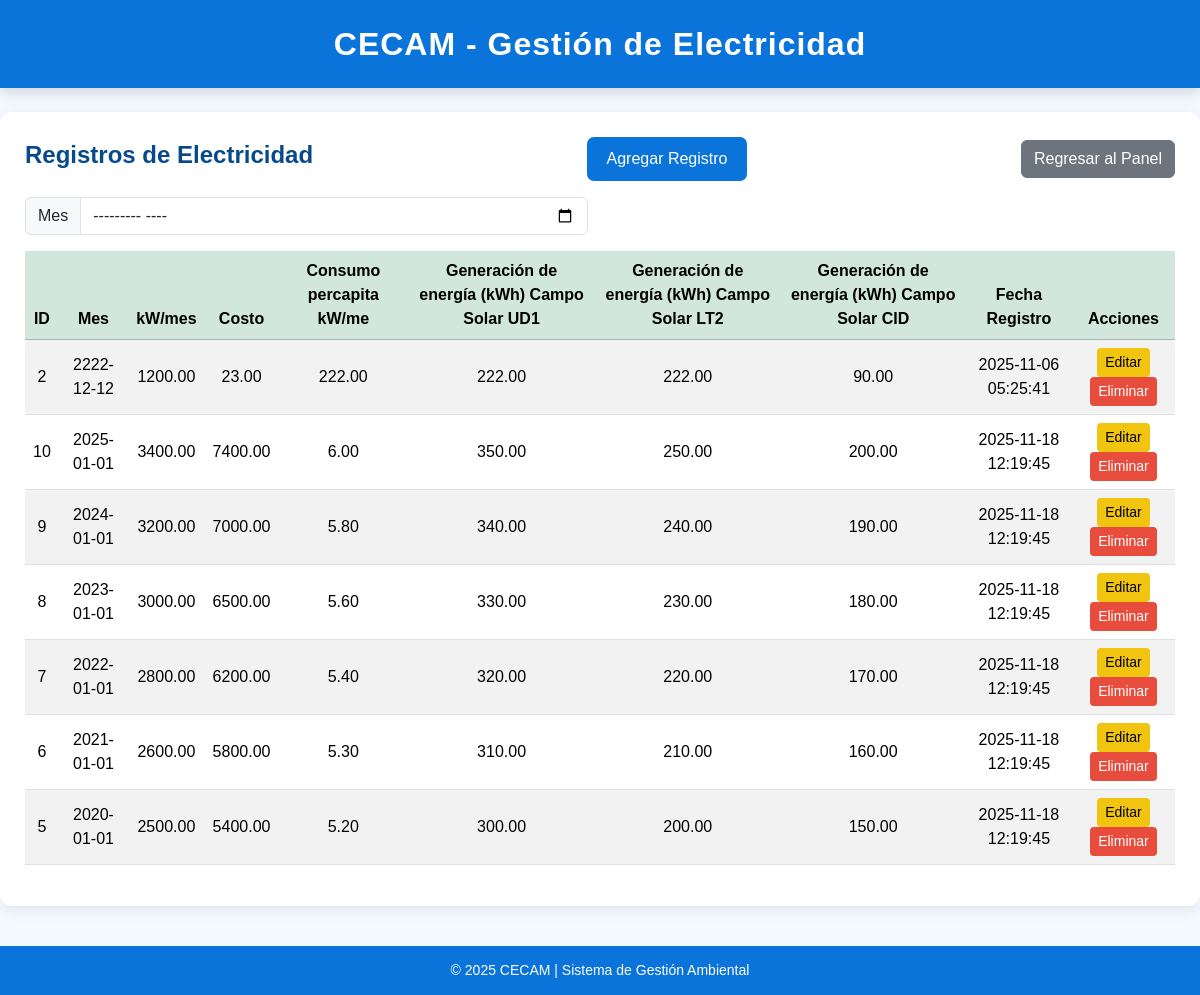
/index.php?view=electricidad (signed in), run on an earlier commit of the app's database.
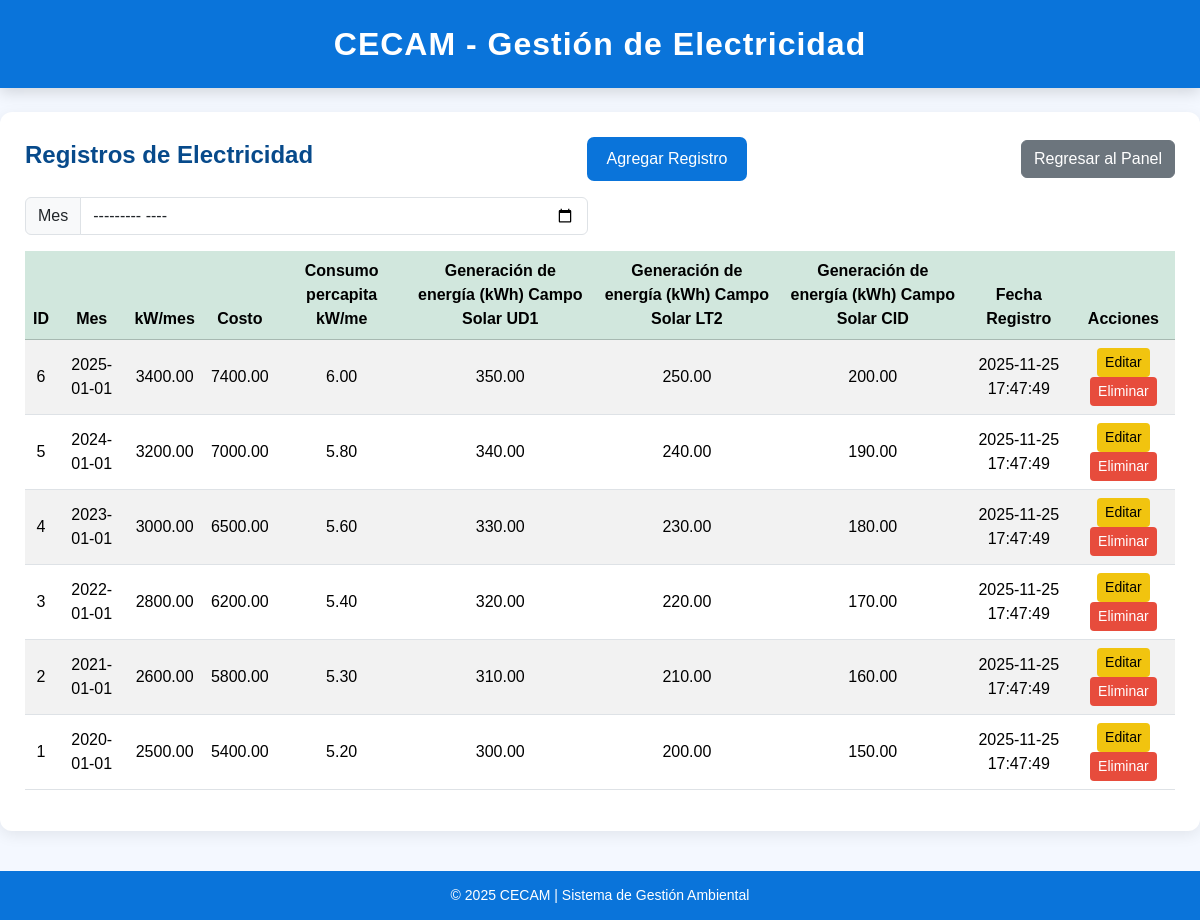
And on a later commit of the database.
### tables this page shows
CREATE TABLE `electricidad` (
  `id_elec` int(11) NOT NULL AUTO_INCREMENT,
  `mes_elec` date DEFAULT NULL,
  `cons_kw_mes_elec` decimal(10,2) DEFAULT NULL,
  `costo_elec` decimal(10,2) DEFAULT NULL,
  `cons_percap_elec` decimal(10,2) DEFAULT NULL,
  `ener_sud1_elec` decimal(10,2) DEFAULT NULL,
  `ener_sl172_elec` decimal(10,2) DEFAULT NULL,
  `ener_scid_elec` decimal(10,2) DEFAULT NULL,
  `created_elec` timestamp NOT NULL DEFAULT current_timestamp(),
  PRIMARY KEY (`id_elec`)
);

### app/controllers/ElectricidadController.php (called while the page is built, shortened)
<?php
require_once __DIR__ . '/../models/ElectricidadModel.php';
class ElectricidadController {
    private $model;
    public function __construct($connection) {
        $this->connection = $connection;
        $this->model = new ElectricidadModel($this->connection);
    }
    public function index() {
        $registros = $this->model->obtenerRegistros();
        include __DIR__ . '/../views/electricidad.php';
    }
}
?>

### app/models/ElectricidadModel.php (called while the page is built, shortened)
<?php
class ElectricidadModel
{
    private $conn;
    public function __construct($connection)
    {
        $this->conn = $connection;
    }
    public function obtenerRegistros()
    {
        $sql = "SELECT * FROM electricidad ORDER BY mes_elec DESC";
        $result = $this->conn->query($sql);
        return $result->fetch_all(MYSQLI_ASSOC);
    }
}

### app/views/electricidad.php (the view, shortened to what this page needs)
<?php
$registros = $registros ?? [];
?>
<!DOCTYPE html>
<html lang="es">
<head>
  <link href="https://cdn.jsdelivr.net/npm/bootstrap@5.3.2/dist/css/bootstrap.min.css"
        rel="stylesheet">
  <link rel="stylesheet" href="public/css/ele.css">
</head>
<body>
<header>
  <h3> CECAM - Gestión de Electricidad</h3>
</header>
<div class="container mt-4">
  <div class="d-flex justify-content-between align-items-center mb-3">
    <h4>Registros de Electricidad</h4>
    <button class="btn btn-add" data-bs-toggle="modal" data-bs-target="#modalAgregar">
      Agregar Registro
    </button>
     <a href="index.php?view=dashboard_admin" class="btn btn-secondary">
        Regresar al Panel
      </a>
  </div>
  <div class="row mb-3">
    <div class="col-md-6">
      <div class="input-group">
        <span class="input-group-text">Mes</span>
        <input type="month" id="searchInput" class="form-control"
               placeholder="Buscar por mes...">
      </div>
    </div>
  </div>
  <table class="table table-striped text-center align-middle" id="tablaElectricidad">
    <thead class="table-success">
      <tr>
        <th>ID</th>
        <th>Mes</th>
        <th> kW/mes</th>
        <th>Costo</th>
        <th>Consumo percapita kW/me</th>
        <th>Generación de energía (kWh) Campo Solar UD1</th>
        <th>Generación de energía (kWh) Campo Solar LT2</th>
        <th>Generación de energía (kWh) Campo Solar CID</th>
        <th>Fecha Registro</th>
        <th>Acciones</th>
      </tr>
    </thead>
    <tbody>
      <?php if (!empty($registros)): ?>
        <?php foreach ($registros as $r): ?>
          <tr>
            <td><?= (int)$r['id_elec'] ?></td>
            <td><?= htmlspecialchars($r['mes_elec']) ?></td>
            <td><?= htmlspecialchars($r['cons_kw_mes_elec']) ?></td>
            <td><?= htmlspecialchars($r['costo_elec']) ?></td>
            <td><?= htmlspecialchars($r['cons_percap_elec']) ?></td>
            <td><?= htmlspecialchars($r['ener_sud1_elec']) ?></td>
            <td><?= htmlspecialchars($r['ener_sl172_elec']) ?></td>
            <td><?= htmlspecialchars($r['ener_scid_elec']) ?></td>
            <td><?= htmlspecialchars($r['created_elec']) ?></td>
            <td>
              <button class="btn btn-warning btn-sm btnEditar"
                data-id="<?= (int)$r['id_elec'] ?>"
                data-mes="<?= htmlspecialchars($r['mes_elec'], ENT_QUOTES) ?>"
                data-kw="<?= htmlspecialchars($r['cons_kw_mes_elec']) ?>"
                data-costo="<?= htmlspecialchars($r['costo_elec']) ?>"
                data-percap="<?= htmlspecialchars($r['cons_percap_elec']) ?>"
                data-sud1="<?= htmlspecialchars($r['ener_sud1_elec']) ?>"
                data-sl172="<?= htmlspecialchars($r['ener_sl172_elec']) ?>"
                data-scid="<?= htmlspecialchars($r['ener_scid_elec']) ?>"
                data-bs-toggle="modal" data-bs-target="#modalEditar">
                Editar
              </button>
              <a href="index.php?view=electricidad&action=eliminar&id=<?= (int)$r['id_elec'] ?>"
                 class="btn btn-danger btn-sm"
                 onclick="return confirm('¿Eliminar este registro?');">
                 Eliminar
              </a>
            </td>
          </tr>
        <?php endforeach; ?>
      <?php else: ?>
        <tr>
          <td colspan="10" class="text-center">No hay registros de electricidad.</td>
        </tr>
      <?php endif; ?>
    </tbody>
  </table>
</div>
<footer>© 2025 CECAM | Sistema de Gestión Ambiental</footer>
</body>
</html>

### index.php (shortened to what this page needs)
<?php
$basePath        = __DIR__;
$controllersPath = $basePath . '/app/controllers/';
$db = new Database();
$connection = $db->connect();
$action         = $_GET['action'] ?? '';
$view           = $_GET['view'] ?? 'home';
switch ($view) {
    case 'electricidad':
        require_once $controllersPath . 'ElectricidadController.php';
        $controller = new ElectricidadController($connection);
        if ($action === 'agregar')        $controller->agregar();
        elseif ($action === 'editar')     $controller->editar();
        elseif ($action === 'eliminar')   $controller->eliminar();
        else                              $controller->index();
        break;
}

### public/css/ele.css (style rules this page uses)
:root { --elec-primary: #0A74DA; --elec-primary-dark: #095BB0; --elec-bg-light: #f4f8ff; --elec-title: #074A8B; --elec-border: #d0e3ff; }
body { background-color: var(--elec-bg-light); font-family: "Poppins", sans-serif; margin: 0; padding: 0; }
header { background-color: var(--elec-primary); color: white; text-align: center; padding: 25px 12px; box-shadow: 0 4px 15px rgba(0,0,0,0.15); }
header h3 { font-size: 32px; font-weight: 600; letter-spacing: 1px; margin: 0; }
.container { background: white; padding: 25px; border-radius: 12px; max-width: 1200px; box-shadow: 0 4px 15px rgba(0,0,0,0.08); }
.container h4 { font-weight: 700; color: var(--elec-title); }
.btn-add { background-color: var(--elec-primary); color: white !important; border: none; padding: 10px 20px; border-radius: 7px; font-weight: 500; transition: 0.25s; }
.btn-warning { background-color: #f1c40f; border: none; }
.btn-danger { background-color: #e74c3c; border: none; }
footer { text-align: center; background-color: var(--elec-primary); color: white; padding: 14px; font-size: 14px; margin-top: 40px; }

What changed in the data, as far as the page shows it:
removed electricidad: id_elec "10", mes_elec "2025-01-01", cons_kw_mes_elec "3400.00", costo_elec "7400.00", cons_percap_elec "6.00", ener_sud1_elec "350.00", ener_sl172_elec "250.00", ener_scid_elec "200.00", created_elec "2025-11-18 12:19:45"
removed electricidad: id_elec "9", mes_elec "2024-01-01", cons_kw_mes_elec "3200.00", costo_elec "7000.00", cons_percap_elec "5.80", ener_sud1_elec "340.00", ener_sl172_elec "240.00", ener_scid_elec "190.00", created_elec "2025-11-18 12:19:45"
removed electricidad: id_elec "8", mes_elec "2023-01-01", cons_kw_mes_elec "3000.00", costo_elec "6500.00", cons_percap_elec "5.60", ener_sud1_elec "330.00", ener_sl172_elec "230.00", ener_scid_elec "180.00", created_elec "2025-11-18 12:19:45"
removed electricidad: id_elec "7", mes_elec "2022-01-01", cons_kw_mes_elec "2800.00", costo_elec "6200.00", cons_percap_elec "5.40", ener_sud1_elec "320.00", ener_sl172_elec "220.00", ener_scid_elec "170.00", created_elec "2025-11-18 12:19:45"
changed electricidad id 6: mes_elec "2021-01-01" → "2025-01-01"; cons_kw_mes_elec "2600.00" → "3400.00"; costo_elec "5800.00" → "7400.00"; cons_percap_elec "5.30" → "6.00"; ener_sud1_elec "310.00" → "350.00"; ener_sl172_elec "210.00" → "250.00"; ener_scid_elec "160.00" → "200.00"; created_elec "2025-11-18 12:19:45" → "2025-11-25 17:47:49"
changed electricidad id 5: mes_elec "2020-01-01" → "2024-01-01"; cons_kw_mes_elec "2500.00" → "3200.00"; costo_elec "5400.00" → "7000.00"; cons_percap_elec "5.20" → "5.80"; ener_sud1_elec "300.00" → "340.00"; ener_sl172_elec "200.00" → "240.00"; ener_scid_elec "150.00" → "190.00"; created_elec "2025-11-18 12:19:45" → "2025-11-25 17:47:49"
added electricidad: id_elec "4", mes_elec "2023-01-01", cons_kw_mes_elec "3000.00", costo_elec "6500.00", cons_percap_elec "5.60", ener_sud1_elec "330.00", ener_sl172_elec "230.00", ener_scid_elec "180.00", created_elec "2025-11-25 17:47:49"
added electricidad: id_elec "3", mes_elec "2022-01-01", cons_kw_mes_elec "2800.00", costo_elec "6200.00", cons_percap_elec "5.40", ener_sud1_elec "320.00", ener_sl172_elec "220.00", ener_scid_elec "170.00", created_elec "2025-11-25 17:47:49"
changed electricidad id 2: mes_elec "2222-12-12" → "2021-01-01"; cons_kw_mes_elec "1200.00" → "2600.00"; costo_elec "23.00" → "5800.00"; cons_percap_elec "222.00" → "5.30"; ener_sud1_elec "222.00" → "310.00"; ener_sl172_elec "222.00" → "210.00"; ener_scid_elec "90.00" → "160.00"; created_elec "2025-11-06 05:25:41" → "2025-11-25 17:47:49"; moves down the list
added electricidad: id_elec "1", mes_elec "2020-01-01", cons_kw_mes_elec "2500.00", costo_elec "5400.00", cons_percap_elec "5.20", ener_sud1_elec "300.00", ener_sl172_elec "200.00", ener_scid_elec "150.00", created_elec "2025-11-25 17:47:49"
